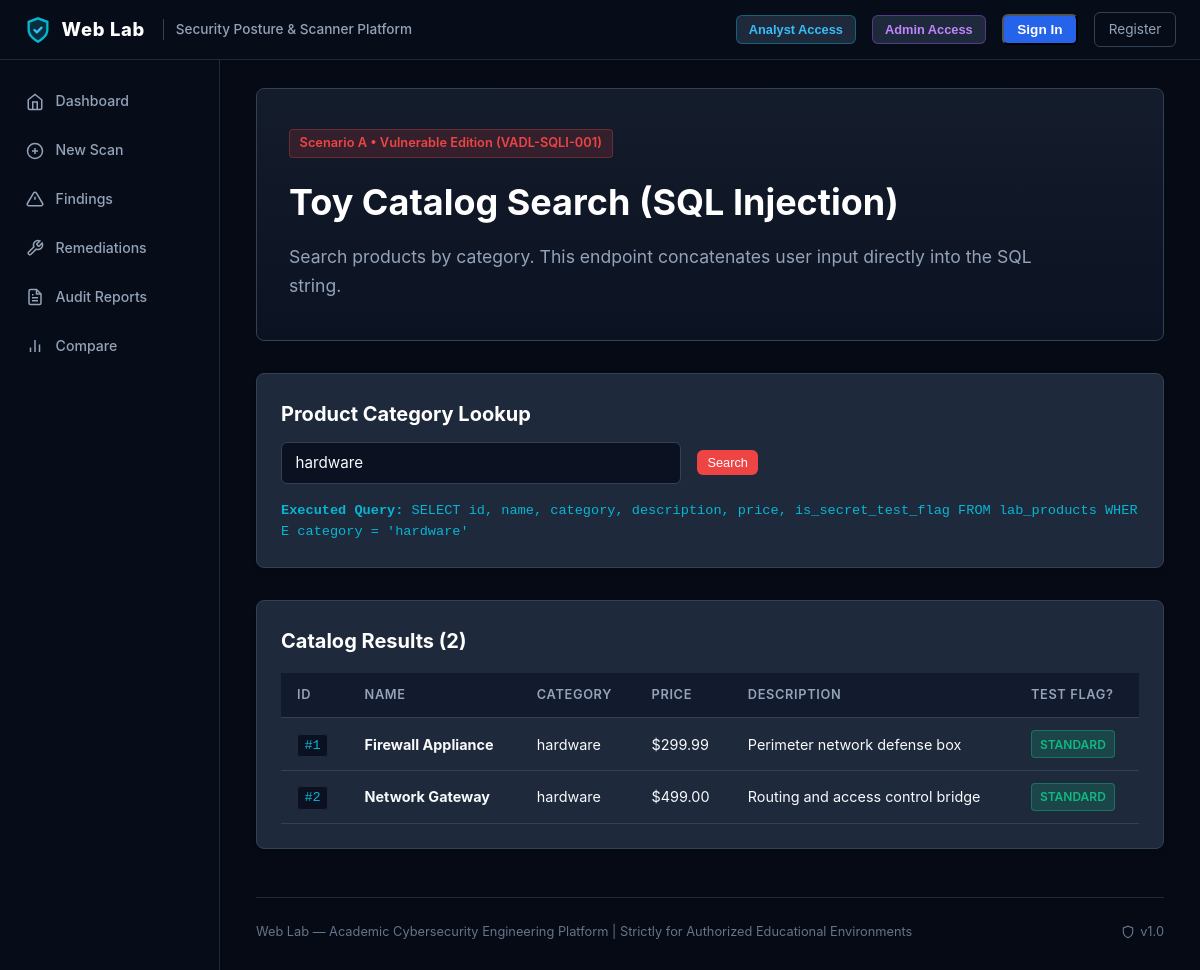
Page /lab/vulnerable/sqli on the committed database.
### app/models/lab.py (models this page shows, shortened)
class LabProduct(db.Model):
    __tablename__ = "lab_products"
    id = db.Column(db.Integer, primary_key=True)
    name = db.Column(db.String(100), nullable=False)
    category = db.Column(db.String(50), nullable=False, index=True)
    description = db.Column(db.Text, nullable=False)
    price = db.Column(db.Float, nullable=False, default=0.0)
    is_secret_test_flag = db.Column(db.Boolean, nullable=False, default=False)

### app/routes/lab_vulnerable.py (the view)
@lab_vulnerable_bp.route("/sqli", methods=["GET", "POST"])
def sqli_demo():
    category = request.args.get("category") or request.form.get("category") or "hardware"
    products = []
    executed_query = ""
    if category:
        raw_sql = (
            "SELECT id, name, category, description, price, is_secret_test_flag "
            f"FROM lab_products WHERE category = '{category}'"  # nosec B608
        )
        executed_query = raw_sql
        try:
            cursor = db.session.execute(text(raw_sql))
            products = cursor.mappings().all()
        except Exception as exc:
            return (
                render_template(
                    "lab/vulnerable/sqli.html",
                    error=str(exc),
                    executed_query=executed_query,
                    category=category,
                ),
                500,
            )
    return render_template(
        "lab/vulnerable/sqli.html",
        products=products,
        executed_query=executed_query,
        category=category,
    )

### app/routes/lab_vulnerable.py (called while the page is built)
@lab_vulnerable_bp.before_request
def check_lab_enabled():
    if not current_app.config.get("ENABLE_VULNERABLE_LAB", False):
        abort(
            404,
            description="Vulnerable training edition is disabled in this environment profile.",
        )

### app/security/auth.py (called while the page is built, shortened)
def get_current_user() -> User | None:
    if hasattr(g, "current_user"):
        return g.current_user
    user_id = session.get("user_id")
    if not user_id:
        g.current_user = None
        return None

### app/security/csrf.py (called while the page is built, shortened)
def generate_csrf_token() -> str:
    if "_csrf_token" not in session:
        session["_csrf_token"] = secrets.token_hex(32)
    return session["_csrf_token"]

def init_csrf(app: Flask) -> None:
    @app.context_processor
    def inject_csrf_token():
        return {"csrf_token": generate_csrf_token}
    @app.before_request
    def verify_csrf():
        if request.method in SAFE_METHODS:
            return

### app/templates/lab/vulnerable/sqli.html (shortened to what this page needs)
{% extends "base.html" %}
{% block content %}
<div class="hero">
  <span class="badge-phase" style="background-color: rgba(239, 68, 68, 0.15); color: var(--accent-red); border-color: rgba(239, 68, 68, 0.3);">
    Scenario A &bull; Vulnerable Edition (VADL-SQLI-001)
  </span>
  <h1>Toy Catalog Search (SQL Injection)</h1>
  <p>Search products by category. This endpoint concatenates user input directly into the SQL string.</p>
</div>
<div class="card" style="margin-bottom: 2rem;">
  <h2>Product Category Lookup</h2>
  <form method="GET" action="{{ url_for('lab_vulnerable.sqli_demo') }}" class="inline-form" style="gap: 1rem; width: 100%;">
    <input
      type="text"
      name="category"
      value="{{ category or '' }}"
      placeholder="e.g. hardware or ' OR '1'='1"
      class="form-control"
      style="max-width: 400px;"
    >
    <button type="submit" class="btn btn-danger btn-sm">Search</button>
  </form>
  {% if executed_query %}
    <div style="margin-top: 1rem; font-family: var(--font-mono); font-size: 0.85rem; color: var(--accent-cyan); word-break: break-all;">
      <strong>Executed Query:</strong> {{ executed_query }}
    </div>
  {% endif %}
</div>
<div class="card">
  <h2>Catalog Results ({{ products | length }})</h2>
  <div class="table-responsive">
    <table class="table">
      <thead>
        <tr>
          <th>ID</th>
          <th>Name</th>
          <th>Category</th>
          <th>Price</th>
          <th>Description</th>
          <th>Test Flag?</th>
        </tr>
      </thead>
      <tbody>
        {% for p in products %}
          <tr>
            <td><span class="code-pill">#{{ p.id }}</span></td>
            <td><strong>{{ p.name }}</strong></td>
            <td>{{ p.category }}</td>
            <td>${{ "%.2f" | format(p.price) }}</td>
            <td>{{ p.description }}</td>
            <td>
              {% if p.is_secret_test_flag %}
                <span class="badge badge-admin">CONFIDENTIAL TEST FLAG</span>
              {% else %}
                <span class="badge badge-active">Standard</span>
              {% endif %}
            </td>
          </tr>
        {% else %}
          <tr>
            <td colspan="6" style="text-align: center; color: var(--text-secondary);">No products found matching category.</td>
          </tr>
        {% endfor %}
      </tbody>
    </table>
  </div>
</div>
{% endblock %}

### app/static/css/app.css (style rules this page uses)
:root { --bg-primary: #0f172a; --bg-secondary: #1e293b; --bg-card: #1e293b; --border-color: #334155; --text-primary: #f8fafc; --text-secondary: #94a3b8; --accent-cyan: #06b6d4; --accent-blue: #3b82f6; --accent-green: #10b981; --accent-amber: #f59e0b; --accent-red: #ef4444; --accent-purple: #8b5cf6; --font-family: -apple-system, BlinkMacSystemFont, "Segoe UI", Roboto, "Helvetica Neue", Arial, sans-serif; --font-mono: ui-monospace, SFMono-Regular, Menlo, Monaco, Consolas, "Liberation Mono", "Courier New", monospace; }
* { box-sizing: border-box; margin: 0; padding: 0; }
body { background-color: var(--bg-primary); color: var(--text-primary); font-family: var(--font-family); line-height: 1.6; min-height: 100vh; display: flex; flex-direction: column; }
.hero { background: linear-gradient(180deg, rgba(30, 41, 59, 0.6) 0%, rgba(15, 23, 42, 0.6) 100%); border: 1px solid var(--border-color); border-radius: 8px; padding: 2.5rem 2rem; margin-bottom: 2rem; text-align: left; }
.hero h1 { font-size: 2.25rem; margin-bottom: 0.75rem; color: #ffffff; }
.hero p { color: var(--text-secondary); font-size: 1.1rem; max-width: 800px; }
.badge-phase { display: inline-block; background-color: rgba(16, 185, 129, 0.15); color: var(--accent-green); border: 1px solid rgba(16, 185, 129, 0.3); padding: 0.2rem 0.6rem; border-radius: 4px; font-size: 0.8rem; font-weight: 600; margin-bottom: 1rem; }
.card { background-color: var(--bg-card); border: 1px solid var(--border-color); border-radius: 8px; padding: 1.5rem; box-shadow: 0 4px 6px -1px rgba(0, 0, 0, 0.1); }
.card h2, .card h3 { font-size: 1.25rem; margin-bottom: 0.75rem; color: #ffffff; display: flex; align-items: center; justify-content: space-between; }
.code-pill { background-color: #0b1120; color: var(--accent-cyan); font-family: var(--font-mono); font-size: 0.85rem; padding: 0.2rem 0.4rem; border-radius: 4px; border: 1px solid #1e293b; }
.form-control { width: 100%; padding: 0.65rem 0.85rem; background-color: #0b1120; border: 1px solid var(--border-color); border-radius: 6px; color: var(--text-primary); font-family: inherit; font-size: 0.95rem; transition: border-color 0.2s; }
.btn { display: inline-block; background-color: var(--accent-blue); color: #ffffff; padding: 0.6rem 1.25rem; border-radius: 6px; border: none; cursor: pointer; text-decoration: none; font-size: 0.95rem; font-weight: 500; transition: background-color 0.2s; }
.btn-danger { background-color: var(--accent-red); }
.btn-sm { padding: 0.3rem 0.65rem; font-size: 0.8rem; }
.badge { display: inline-block; padding: 0.2rem 0.5rem; border-radius: 4px; font-size: 0.75rem; font-weight: 600; text-transform: uppercase; }
.badge-active { background-color: rgba(16, 185, 129, 0.2); color: var(--accent-green); border: 1px solid rgba(16, 185, 129, 0.4); }
.table-responsive { overflow-x: auto; margin-top: 1rem; }
.table { width: 100%; border-collapse: collapse; text-align: left; }
.table th, .table td { padding: 0.75rem 1rem; border-bottom: 1px solid var(--border-color); font-size: 0.9rem; }
.table th { background-color: rgba(15, 23, 42, 0.8); color: var(--text-secondary); font-weight: 600; text-transform: uppercase; font-size: 0.8rem; letter-spacing: 0.05em; }
.inline-form { display: inline-flex; gap: 0.5rem; align-items: center; }
.app-body { background-color: #030712; color: #f8fafc; min-height: 100vh; margin: 0; display: flex; flex-direction: column; }

### rows in the picture
LabProduct: name "Firewall Appliance", category "hardware", price "299.99", description "Perimeter network defense box"
LabProduct: name "Network Gateway", category "hardware", price "499.00", description "Routing and access control bridge"

### other values in the picture
{{ executed_query }} "SELECT id, name, category, description, price, is_secret_test_flag FROM lab_products WHERE category = 'hardware'"
{{ products | length }} "2"
{{ p.id }} "1" "2"
